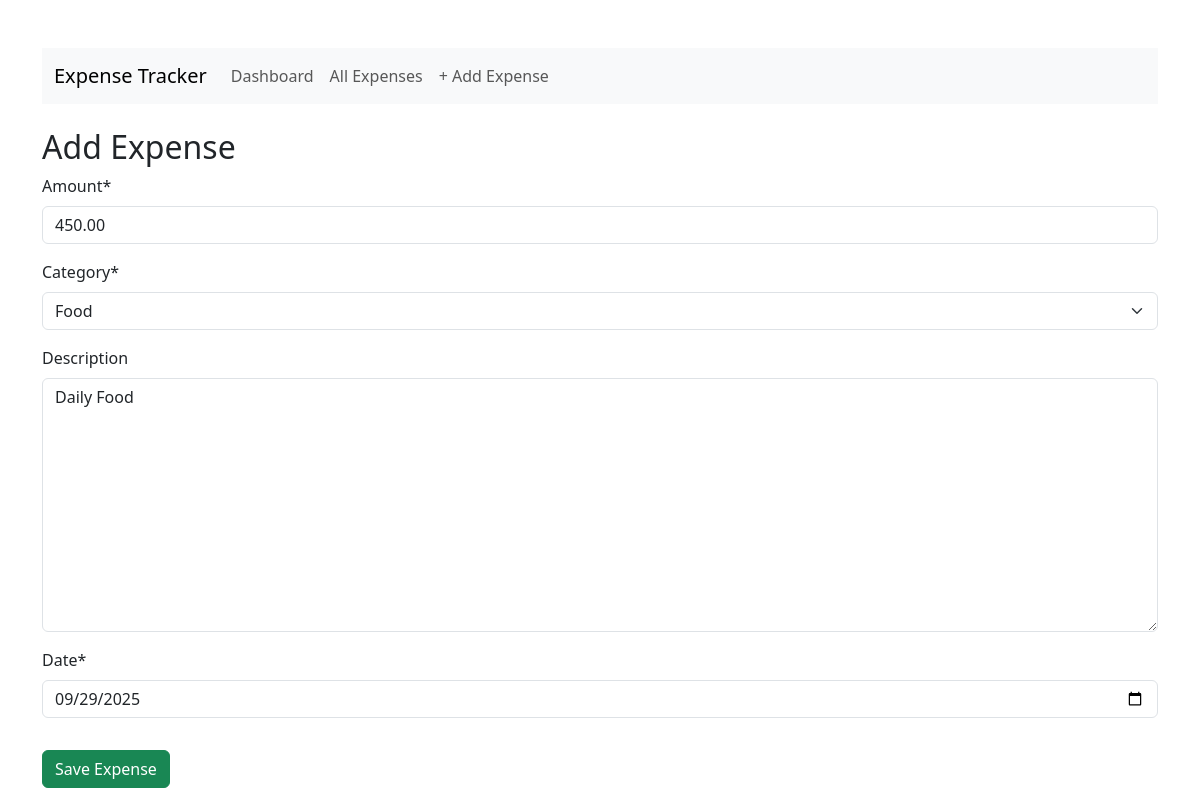
The app's page /edit/12/ with its own data.
### tracker/models.py (models this page shows, shortened)
class Expense(models.Model):
    CATEGORY_CHOICES = [
        ('FOOD', 'Food'),
        ('TRAVEL', 'Travel'),
        ('SHOPPING', 'Shopping'),
        ('BILLS', 'Bills'),
        ('OTHER', 'Other'),
    ]
    amount = models.DecimalField(max_digits=10, decimal_places=2)
    category = models.CharField(max_length=20, choices=CATEGORY_CHOICES)
    description = models.TextField(blank=True)
    date = models.DateField()

### tracker/views.py (the view)
# urls.py: path('edit/<int:pk>/', views.edit_expense, name='edit_expense'),
def edit_expense(request, pk):
    expense = get_object_or_404(Expense, pk=pk)
    if request.method == "POST":
        form = ExpenseForm(request.POST, instance=expense)
        if form.is_valid():
            form.save()
            return redirect('list_expenses')
    else:
        form = ExpenseForm(instance=expense)
    return render(request, 'tracker/add_expense.html', {'form': form})

### tracker/forms.py
class ExpenseForm(forms.ModelForm):
    date = forms.DateField(
        widget=forms.DateInput(
            attrs={'type': 'date', 'class': 'form-control'}
        )
    )
    class Meta:
        model = Expense
        fields = ['amount', 'category', 'description', 'date']

### tracker/templates/tracker/add_expense.html (shortened to what this page needs)
{% extends 'tracker/base.html' %}
{% load crispy_forms_tags %}
{% block content %}
<h2>Add Expense</h2>
<form method="POST">
    {{ form|crispy }}
    <button type="submit" class="btn btn-success mt-3">Save Expense</button>
</form>
{% endblock %}

### records on screen
Expense: amount "450.00", category "Food", description "Daily Food", date "09/29/2025"
